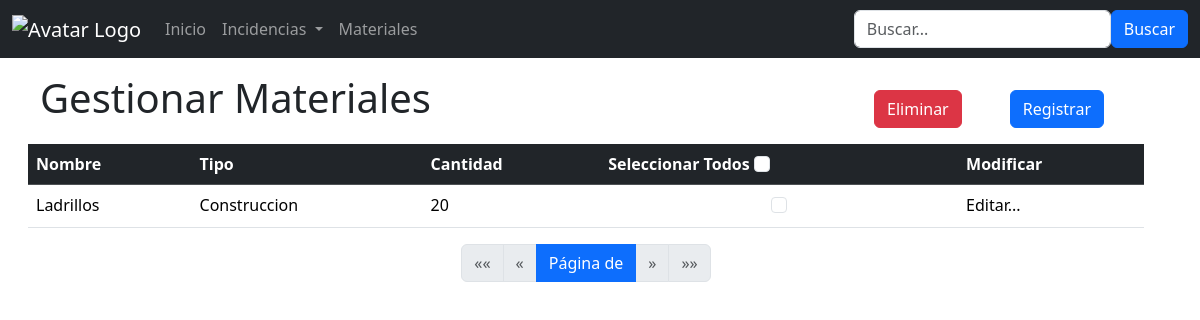
The app's page /materiales/ with its own data.
### usuarios/models.py (models this page shows)
class Material(models.Model):
    nombre = models.CharField(max_length=100)
    tipo=models.CharField(max_length=100)
    cantidad=models.IntegerField()

### usuarios/views.py (the view, shortened to what this page needs)
# urls.py: path('materiales/',views.materiales,name="materiales"),
def materiales(request):
    tableMaterial = Material.objects.all()
    context = {
        'tableMaterial':tableMaterial,
    }
    return render(request,'all_materiales.html',context)

### usuarios/templates/all_materiales.html (shortened to what this page needs)
{% extends "master.html" %}
{% load static %}
    {%block content%}
    <div class="container mt-3 mx-3">
        <div class="row container">
        <div class="col"><h1>Gestionar Materiales</h1></div>
        <div class="col d-flex flex-row-reverse p-3 ">
            <button class="btn btn-primary " data-bs-toggle="modal" data-bs-target="#ModalRegistrar" type="button">Registrar</button>
            <button class="btn btn-danger mx-5" data-bs-toggle="modal" data-bs-target="#ModalEliminar" type="button">Eliminar</button>
        </div>
        {% include 'modalRegistrarMaterial.html' %}
        </div>
        <form id="eliminar_material" method="post" action="{% url 'materiales' %}">
        <table class="table table-hover" id="userTable">
            <thead>
                <tr class="table-dark">
                    <th>Nombre</th>
                    <th>Tipo</th>
                    <th>Cantidad</th>
                    <th>Seleccionar Todos
                        <input class="form-check-input checkbox" type="checkbox" id="selectAll" onclick="toggleCheckboxes(this)">
                    </th>
                    <th>Modificar</th>
                </tr>
            </thead>
            <tbody>
            {% for x in tableMaterial %}
            <tr>
                <td>{{x.nombre}}</td>
                <td>{{x.tipo}}</td>
                <td>{{x.cantidad}}</td>
                <td>
                    <div class="form-check d-flex justify-content-center align-items-centerdiv">
                        <input class="form-check-input checkbox" type="checkbox" id="checkbox" name="ids" value="{{x.id}}" >
                    </div>
                </td>
                <td>
                    <a class="nav-link"  href="{% url 'editar_usuario' x.id %}">Editar...</a>
                </td>
            </tr>
            {% endfor %}
            </tbody>
            </form>
        {% include 'paginacion.html' %}
    </div>
    {%endblock%}

### records on screen
Material: nombre "Ladrillos", tipo "Construccion", cantidad "20"
